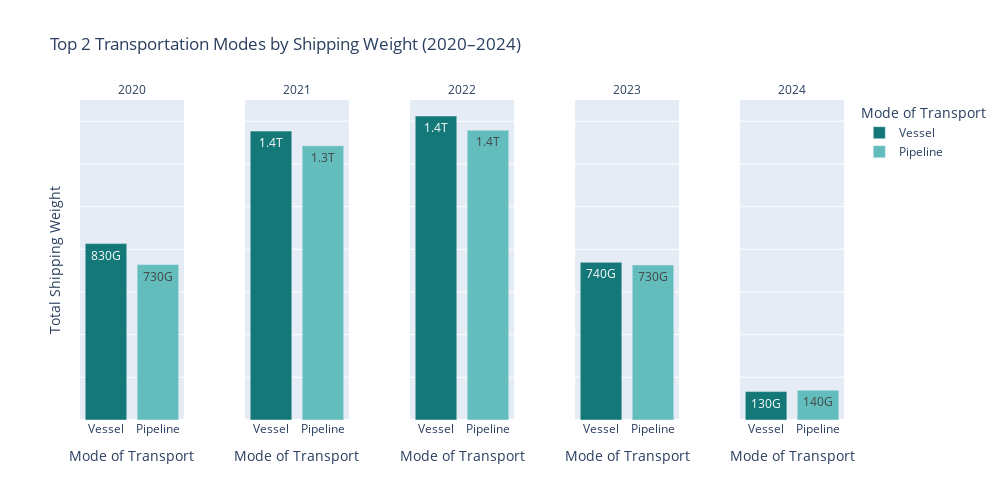

The notebook cell this image was saved under:
### Code cell
color_map = {
    "Vessel": "#147878",
    "Air": "#ff7f0e",
    "Mail": "#2ca02c",
    "Truck": "#d62728",
    "Rail": "#9467bd",
    "Pipeline": "#63BDBD",
    "Other": "#e377c2",
    "FTZs": "#7f7f7f"
}


fig_shipwt = px.bar(
    top2_shipwt,
    x = "DISAGMOT",
    y = "SHIPWT",
    color = "DISAGMOT",
    facet_col = "YEAR",
    title = "Top 2 Transportation Modes by Shipping Weight (2020–2024)",
    labels = {"DISAGMOT": "Mode of Transport", "SHIPWT": "Total Shipping Weight"},
    text_auto = ".2s",
    facet_col_spacing = 0.08,
    color_discrete_map = color_map
)
fig_shipwt.update_layout(
    height = 500, 
    width = 1000,
    showlegend = True,
    yaxis=dict(
        showticklabels=False
    )
)

fig_shipwt.for_each_annotation(lambda a: a.update(text = a.text.split("=")[-1])) 
fig_shipwt.show()

### Figure 1 — Plotly figure (JSON) as saved in the notebook; plotly's stock layout.template omitted (floating-point values rounded to 4 significant figures)
{"data": [{"alignmentgroup": "True", "hovertemplate": "Mode of Transport=%{x}<br>YEAR=2020<br>Total Shipping Weight=%{y}<extra></extra>", "legendgroup": "Vessel", "marker": {"color": "#147878", "pattern": {"shape": ""}}, "name": "Vessel", "offsetgroup": "Vessel", "orientation": "v", "showlegend": true, "textposition": "auto", "texttemplate": "%{y:.2s}", "type": "bar", "x": ["Vessel"], "xaxis": "x", "y": [826666462157], "yaxis": "y"}, {"alignmentgroup": "True", "hovertemplate": "Mode of Transport=%{x}<br>YEAR=2021<br>Total Shipping Weight=%{y}<extra></extra>", "legendgroup": "Vessel", "marker": {"color": "#147878", "pattern": {"shape": ""}}, "name": "Vessel", "offsetgroup": "Vessel", "orientation": "v", "showlegend": false, "textposition": "auto", "texttemplate": "%{y:.2s}", "type": "bar", "x": ["Vessel"], "xaxis": "x2", "y": [1353793662955], "yaxis": "y2"}, {"alignmentgroup": "True", "hovertemplate": "Mode of Transport=%{x}<br>YEAR=2022<br>Total Shipping Weight=%{y}<extra></extra>", "legendgroup": "Vessel", "marker": {"color": "#147878", "pattern": {"shape": ""}}, "name": "Vessel", "offsetgroup": "Vessel", "orientation": "v", "showlegend": false, "textposition": "auto", "texttemplate": "%{y:.2s}", "type": "bar", "x": ["Vessel"], "xaxis": "x3", "y": [1424665965230], "yaxis": "y3"}, {"alignmentgroup": "True", "hovertemplate": "Mode of Transport=%{x}<br>YEAR=2023<br>Total Shipping Weight=%{y}<extra></extra>", "legendgroup": "Vessel", "marker": {"color": "#147878", "pattern": {"shape": ""}}, "name": "Vessel", "offsetgroup": "Vessel", "orientation": "v", "showlegend": false, "textposition": "auto", "texttemplate": "%{y:.2s}", "type": "bar", "x": ["Vessel"], "xaxis": "x4", "y": [739058827340], "yaxis": "y4"}, {"alignmentgroup": "True", "hovertemplate": "Mode of Transport=%{x}<br>YEAR=2024<br>Total Shipping Weight=%{y}<extra></extra>", "legendgroup": "Vessel", "marker": {"color": "#147878", "pattern": {"shape": ""}}, "name": "Vessel", "offsetgroup": "Vessel", "orientation": "v", "showlegend": false, "textposition": "auto", "texttemplate": "%{y:.2s}", "type": "bar", "x": ["Vessel"], "xaxis": "x5", "y": [133167302623], "yaxis": "y5"}, {"alignmentgroup": "True", "hovertemplate": "Mode of Transport=%{x}<br>YEAR=2020<br>Total Shipping Weight=%{y}<extra></extra>", "legendgroup": "Pipeline", "marker": {"color": "#63BDBD", "pattern": {"shape": ""}}, "name": "Pipeline", "offsetgroup": "Pipeline", "orientation": "v", "showlegend": true, "textposition": "auto", "texttemplate": "%{y:.2s}", "type": "bar", "x": ["Pipeline"], "xaxis": "x", "y": [728462275796], "yaxis": "y"}, {"alignmentgroup": "True", "hovertemplate": "Mode of Transport=%{x}<br>YEAR=2021<br>Total Shipping Weight=%{y}<extra></extra>", "legendgroup": "Pipeline", "marker": {"color": "#63BDBD", "pattern": {"shape": ""}}, "name": "Pipeline", "offsetgroup": "Pipeline", "orientation": "v", "showlegend": false, "textposition": "auto", "texttemplate": "%{y:.2s}", "type": "bar", "x": ["Pipeline"], "xaxis": "x2", "y": [1284822258084], "yaxis": "y2"}, {"alignmentgroup": "True", "hovertemplate": "Mode of Transport=%{x}<br>YEAR=2022<br>Total Shipping Weight=%{y}<extra></extra>", "legendgroup": "Pipeline", "marker": {"color": "#63BDBD", "pattern": {"shape": ""}}, "name": "Pipeline", "offsetgroup": "Pipeline", "orientation": "v", "showlegend": false, "textposition": "auto", "texttemplate": "%{y:.2s}", "type": "bar", "x": ["Pipeline"], "xaxis": "x3", "y": [1357785192288], "yaxis": "y3"}, {"alignmentgroup": "True", "hovertemplate": "Mode of Transport=%{x}<br>YEAR=2023<br>Total Shipping Weight=%{y}<extra></extra>", "legendgroup": "Pipeline", "marker": {"color": "#63BDBD", "pattern": {"shape": ""}}, "name": "Pipeline", "offsetgroup": "Pipeline", "orientation": "v", "showlegend": false, "textposition": "auto", "texttemplate": "%{y:.2s}", "type": "bar", "x": ["Pipeline"], "xaxis": "x4", "y": [726865376618], "yaxis": "y4"}, {"alignmentgroup": "True", "hovertemplate": "Mode of Transport=%{x}<br>YEAR=2024<br>Total Shipping Weight=%{y}<extra></extra>", "legendgroup": "Pipeline", "marker": {"color": "#63BDBD", "pattern": {"shape": ""}}, "name": "Pipeline", "offsetgroup": "Pipeline", "orientation": "v", "showlegend": false, "textposition": "auto", "texttemplate": "%{y:.2s}", "type": "bar", "x": ["Pipeline"], "xaxis": "x5", "y": [139876704796], "yaxis": "y5"}], "layout": {"annotations": [{"font": {}, "showarrow": false, "text": "2020", "x": 0.068, "xanchor": "center", "xref": "paper", "y": 1, "yanchor": "bottom", "yref": "paper"}, {"font": {}, "showarrow": false, "text": "2021", "x": 0.284, "xanchor": "center", "xref": "paper", "y": 1, "yanchor": "bottom", "yref": "paper"}, {"font": {}, "showarrow": false, "text": "2022", "x": 0.5, "xanchor": "center", "xref": "paper", "y": 1, "yanchor": "bottom", "yref": "paper"}, {"font": {}, "showarrow": false, "text": "2023", "x": 0.716, "xanchor": "center", "xref": "paper", "y": 1, "yanchor": "bottom", "yref": "paper"}, {"font": {}, "showarrow": false, "text": "2024", "x": 0.932, "xanchor": "center", "xref": "paper", "y": 1, "yanchor": "bottom", "yref": "paper"}], "barmode": "relative", "height": 500, "legend": {"title": {"text": "Mode of Transport"}, "tracegroupgap": 0}, "showlegend": true, "title": {"text": "Top 2 Transportation Modes by Shipping Weight (2020–2024)"}, "width": 1000, "xaxis": {"anchor": "y", "categoryarray": ["Vessel", "Pipeline"], "categoryorder": "array", "domain": [0, 0.136], "title": {"text": "Mode of Transport"}}, "xaxis2": {"anchor": "y2", "categoryarray": ["Vessel", "Pipeline"], "categoryorder": "array", "domain": [0.216, 0.352], "matches": "x", "title": {"text": "Mode of Transport"}}, "xaxis3": {"anchor": "y3", "categoryarray": ["Vessel", "Pipeline"], "categoryorder": "array", "domain": [0.432, 0.568], "matches": "x", "title": {"text": "Mode of Transport"}}, "xaxis4": {"anchor": "y4", "categoryarray": ["Vessel", "Pipeline"], "categoryorder": "array", "domain": [0.648, 0.784], "matches": "x", "title": {"text": "Mode of Transport"}}, "xaxis5": {"anchor": "y5", "categoryarray": ["Vessel", "Pipeline"], "categoryorder": "array", "domain": [0.864, 1.0], "matches": "x", "title": {"text": "Mode of Transport"}}, "yaxis": {"anchor": "x", "domain": [0, 1], "showticklabels": false, "title": {"text": "Total Shipping Weight"}}, "yaxis2": {"anchor": "x2", "domain": [0, 1], "matches": "y", "showticklabels": false}, "yaxis3": {"anchor": "x3", "domain": [0, 1], "matches": "y", "showticklabels": false}, "yaxis4": {"anchor": "x4", "domain": [0, 1], "matches": "y", "showticklabels": false}, "yaxis5": {"anchor": "x5", "domain": [0, 1], "matches": "y", "showticklabels": false}}}
